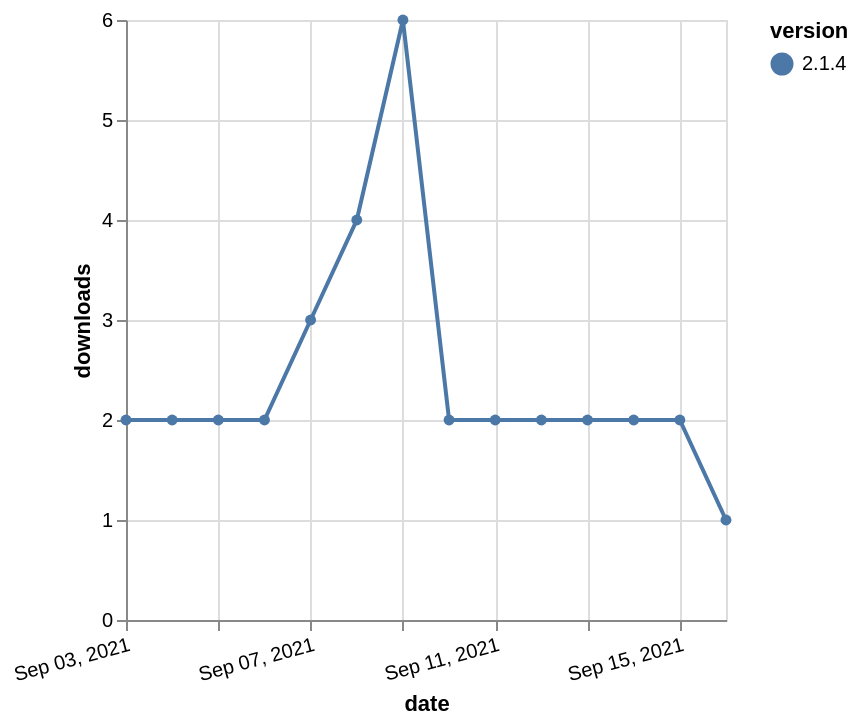

The specification (Vega-Lite) saved for this image:
### Vega-Lite specification from a JSON file in a GitHub repository (floating-point values rounded to 4 significant figures)
{"$schema": "https://vega.github.io/schema/vega-lite/v5.json", "description": "A simple bar chart with embedded data.", "data": {"values": [{"date": "2021-09-03", "total": 617, "delta": 2, "version": "2.1.4"}, {"date": "2021-09-04", "total": 619, "delta": 2, "version": "2.1.4"}, {"date": "2021-09-05", "total": 621, "delta": 2, "version": "2.1.4"}, {"date": "2021-09-06", "total": 623, "delta": 2, "version": "2.1.4"}, {"date": "2021-09-07", "total": 626, "delta": 3, "version": "2.1.4"}, {"date": "2021-09-08", "total": 630, "delta": 4, "version": "2.1.4"}, {"date": "2021-09-09", "total": 636, "delta": 6, "version": "2.1.4"}, {"date": "2021-09-10", "total": 638, "delta": 2, "version": "2.1.4"}, {"date": "2021-09-11", "total": 640, "delta": 2, "version": "2.1.4"}, {"date": "2021-09-12", "total": 642, "delta": 2, "version": "2.1.4"}, {"date": "2021-09-13", "total": 644, "delta": 2, "version": "2.1.4"}, {"date": "2021-09-14", "total": 646, "delta": 2, "version": "2.1.4"}, {"date": "2021-09-15", "total": 648, "delta": 2, "version": "2.1.4"}, {"date": "2021-09-16", "total": 649, "delta": 1, "version": "2.1.4"}]}, "width": "container", "mark": {"type": "line", "point": {"filled": true}}, "encoding": {"x": {"field": "date", "type": "temporal", "timeUnit": "yearmonthdate", "title": "date", "axis": {"labelAngle": -15}}, "y": {"field": "delta", "type": "quantitative", "title": "downloads"}, "color": {"field": "version", "type": "nominal"}, "tooltip": {"field": "delta"}}}
